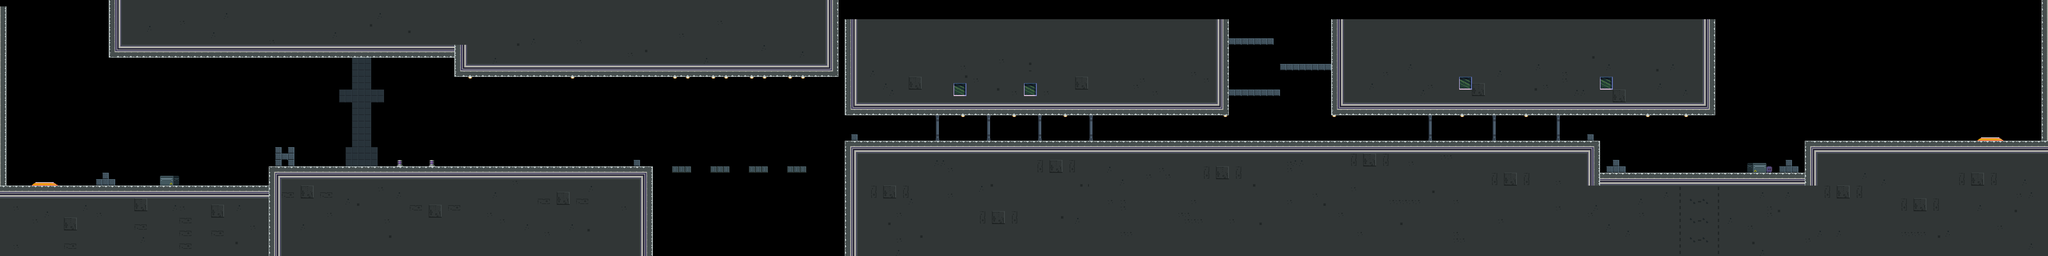

A 2D game scene composited from a Tiled map and its tileset images. What follows is a short description and the map's XML, with each tile layer's data collapsed to a summary:
An orthogonal 320x40 tile map with 32x32 px tiles, 4 tile layers (Platform, Spikes, Portal, Overlay) and 159 objects.

<map version="1.0" orientation="orthogonal" renderorder="right-up" width="320" height="40" tilewidth="32" tileheight="32" nextobjectid="832">
 <tileset firstgid="1" name="tileset" tilewidth="32" tileheight="32" spacing="2" margin="1" tilecount="256">
  <image source="../tileset.png" width="544" height="544" />
  <tile id="35">
   <properties>
    <property name="type" value="3" />
   </properties>
  </tile>
 </tileset>
 <layer name="Platform" width="320" height="40">
  <data>[12800 cells, 7742 non-empty, 44 distinct tile ids]</data>
 </layer>
 <layer name="Spikes" width="320" height="40">
  <data>[12800 cells, 18 non-empty, 1 distinct tile ids]</data>
 </layer>
 <layer name="Portal" width="320" height="40">
  <data>[12800 cells, 8 non-empty, 3 distinct tile ids]</data>
 </layer>
 <layer name="Overlay" width="320" height="40">
  <data>[12800 cells, 24 non-empty, 5 distinct tile ids]</data>
 </layer>
 <objectgroup name="PlatformOb">
  <object id="649" x="0" y="32" width="32" height="896" />
  <object id="650" x="0" y="928" width="1344" height="352" />
  <object id="651" x="1344" y="832" width="1920" height="448" />
  <object id="653" x="2272" y="160" width="1920" height="224" />
  <object id="655" x="4224" y="96" width="1920" height="480" />
  <object id="656" x="6656" y="96" width="1920" height="480" />
  <object id="657" x="6144" y="192" width="224" height="32" />
  <object id="658" x="6400" y="320" width="256" height="32" />
  <object id="659" x="6144" y="448" width="256" height="32" />
  <object id="662" x="4224" y="704" width="3776" height="64" />
  <object id="663" x="4224" y="768" width="3680" height="512" />
  <object id="664" x="7904" y="864" width="2336" height="416" />
  <object id="665" x="9024" y="704" width="1216" height="64" />
  <object id="666" x="10208" y="-2" width="32" height="705.333" />
  <object id="667" x="9120" y="768" width="512" height="96" />
  <object id="668" x="3360" y="832" width="96" height="32" />
  <object id="669" x="3552" y="832" width="96" height="32" />
  <object id="670" x="3744" y="832" width="96" height="32" />
  <object id="671" x="3936" y="832" width="96" height="32" />
  <object id="673" x="480" y="896" width="96" height="32" />
  <object id="674" x="512" y="864" width="32" height="32" />
  <object id="675" x="1376" y="736" width="32" height="96" />
  <object id="676" x="1440" y="736" width="32" height="96" />
  <object id="677" x="1408" y="768" width="32" height="32" />
  <object id="678" x="3168" y="800" width="32" height="32" />
  <object id="679" x="4256" y="672" width="32" height="32" />
  <object id="680" x="8032" y="832" width="96" height="32" />
  <object id="681" x="8064" y="800" width="32" height="32" />
  <object id="682" x="7936" y="672" width="32" height="32" />
  <object id="683" x="8896" y="832" width="96" height="32" />
  <object id="684" x="8928" y="800" width="32" height="32" />
  <object id="815" x="6116.75" y="575.75" width="19.875" height="9.375" />
  <object id="816" x="6661.12" y="576.25" width="20.375" height="9.125" />
  <object id="822" x="7621.33" y="576.333" width="19.6667" height="8" />
  <object id="823" x="7302" y="576" width="19.3333" height="9.66667" />
  <object id="826" x="5317.67" y="574.667" width="18.6667" height="11.3333" />
  <object id="827" x="5061.33" y="576" width="19.6667" height="9" />
  <object id="828" x="4805.67" y="575.333" width="19.6667" height="10.3333" />
 </objectgroup>
 <objectgroup name="SpikesOb">
  <object id="688" x="466.25" y="898.25" width="11" height="27" />
  <object id="689" x="576.75" y="899.5" width="12" height="25.75" />
  <object id="690" x="1473.25" y="740.25" width="12" height="89" />
  <object id="691" x="3153.5" y="804.5" width="12" height="25" />
  <object id="692" x="3172.25" y="786.25" width="24.5" height="12.5" />
  <object id="693" x="3201.25" y="804" width="11.75" height="25.25" />
  <object id="694" x="3426.25" y="818.5" width="27.25" height="11.75" />
  <object id="695" x="3586.5" y="819" width="27.75" height="12" />
  <object id="696" x="3746" y="818.5" width="28.25" height="12.25" />
  <object id="697" x="4288.62" y="675.75" width="12.25" height="24.5" />
  <object id="698" x="7921.09" y="675.273" width="11.6364" height="25.8182" />
  <object id="699" x="7969.64" y="675.455" width="11.4545" height="25.4545" />
  <object id="700" x="9219.33" y="689" width="57.6667" height="13.6667" />
  <object id="701" x="9571.67" y="689.33" width="57" height="14" />
 </objectgroup>
 <objectgroup name="EnemyOb">
  <object id="754" x="4704" y="640" width="32" height="32" />
  <object id="755" x="5088" y="640" width="32" height="32" />
  <object id="756" x="5312" y="640" width="32" height="32" />
  <object id="757" x="5632" y="640" width="32" height="32" />
  <object id="758" x="5888" y="640" width="32" height="32" />
  <object id="759" x="6272" y="576" width="32" height="32" />
  <object id="760" x="6528" y="576" width="32" height="32" />
  <object id="761" x="6240" y="128" width="32" height="32" />
  <object id="762" x="6336" y="128" width="32" height="32" />
  <object id="763" x="6496" y="224" width="32" height="32" />
  <object id="764" x="6592" y="224" width="32" height="32" />
  <object id="765" x="6208" y="352" width="32" height="32" />
  <object id="766" x="7648" y="640" width="32" height="32" />
  <object id="767" x="7456" y="640" width="32" height="32" />
  <object id="768" x="6944" y="640" width="32" height="32" />
  <object id="769" x="7840" y="640" width="32" height="32" />
  <object id="770" x="6656" y="640" width="32" height="32" />
  <object id="771" x="6336" y="384" width="32" height="32" />
  <object id="772" x="6176" y="128" width="32" height="32" />
  <object id="773" x="1984" y="736" width="32" height="32" />
  <object id="774" x="2400" y="736" width="32" height="32" />
  <object id="775" x="2848" y="672" width="32" height="32" />
  <object id="776" x="2976" y="672" width="32" height="32" />
  <object id="778" x="3072" y="672" width="32" height="32" />
  <object id="779" x="8832" y="736" width="32" height="32" />
  <object id="780" x="8352" y="736" width="32" height="32" />
  <object id="781" x="8640" y="736" width="32" height="32" />
  <object id="782" x="9792" y="608" width="32" height="32" />
  <object id="783" x="9664" y="608" width="32" height="32" />
  <object id="784" x="992" y="832" width="32" height="32" />
  <object id="786" x="5440" y="640" width="32" height="32" />
  <object id="787" x="5568" y="640" width="32" height="32" />
  <object id="788" x="6528" y="128" width="32" height="32" />
  <object id="789" x="6592" y="128" width="32" height="32" />
  <object id="791" x="6432" y="160" width="32" height="32" />
  <object id="792" x="6272" y="256" width="32" height="32" />
  <object id="793" x="6336" y="288" width="32" height="32" />
  <object id="794" x="7072" y="640" width="32" height="32" />
  <object id="795" x="10080" y="608" width="32" height="32" />
  <object id="796" x="10144" y="608" width="32" height="32" />
  <object id="798" x="2912" y="736" width="32" height="32" />
  <object id="799" x="3040" y="736" width="32" height="32" />
 </objectgroup>
 <objectgroup name="PowerUpOb">
  <object id="739" x="512" y="768" width="32" height="64">
   <properties>
    <property name="level" value="1" />
   </properties>
  </object>
  <object id="740" x="1408" y="640" width="32" height="64">
   <properties>
    <property name="level" value="2" />
   </properties>
  </object>
 </objectgroup>
 <objectgroup name="LightOb">
  <!-- 23 objects omitted --></objectgroup>
 <objectgroup name="CoinOb">
  <!-- 30 objects omitted --></objectgroup>
 <objectgroup name="MoverOb">
  <!-- 1 objects omitted --></objectgroup>
 <objectgroup name="BeamSpotOb">
  <!-- 5 objects omitted --></objectgroup>
 <objectgroup name="PortalOb">
  <!-- 4 objects omitted --></objectgroup>
</map>
<!-- 63 of 159 objects omitted -->
